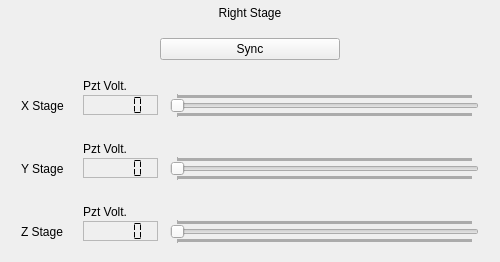
        <widget class="QWidget" name="widget_right" native="true">
         <property name="minimumSize">
          <size>
           <width>500</width>
           <height>0</height>
          </size>
         </property>
         <property name="maximumSize">
          <size>
           <width>16777215</width>
           <height>16777215</height>
          </size>
         </property>
         <layout class="QVBoxLayout" name="verticalLayout_7">
          <property name="spacing">
           <number>0</number>
          </property>
          <property name="leftMargin">
           <number>0</number>
          </property>
          <property name="topMargin">
           <number>0</number>
          </property>
          <property name="rightMargin">
           <number>0</number>
          </property>
          <property name="bottomMargin">
           <number>0</number>
          </property>
          <item>
           <widget class="QLabel" name="label_right">
            <property name="minimumSize">
             <size>
              <width>0</width>
              <height>25</height>
             </size>
            </property>
            <property name="maximumSize">
             <size>
              <width>16777215</width>
              <height>25</height>
             </size>
            </property>
            <property name="font">
             <font>
              <weight>50</weight>
              <bold>false</bold>
             </font>
            </property>
            <property name="text">
             <string>Right Stage</string>
            </property>
            <property name="alignment">
             <set>Qt::AlignCenter</set>
            </property>
           </widget>
          </item>
          <item>
           <widget class="QFrame" name="frame_right">
            <property name="minimumSize">
             <size>
              <width>420</width>
              <height>0</height>
             </size>
            </property>
            <property name="maximumSize">
             <size>
              <width>1666600</width>
              <height>16777215</height>
             </size>
            </property>
            <property name="font">
             <font>
              <weight>50</weight>
              <bold>false</bold>
             </font>
            </property>
            <layout class="QVBoxLayout" name="verticalLayout_17">
             <item>
              <widget class="QWidget" name="widget_13" native="true">
               <property name="minimumSize">
                <size>
                 <width>0</width>
                 <height>30</height>
                </size>
               </property>
               <property name="maximumSize">
                <size>
                 <width>16777215</width>
                 <height>30</height>
                </size>
               </property>
               <layout class="QHBoxLayout" name="horizontalLayout_9">
                <property name="topMargin">
                 <number>0</number>
                </property>
                <property name="bottomMargin">
                 <number>0</number>
                </property>
                <item>
                 <widget class="QPushButton" name="pushButtonsync_right">
                  <property name="minimumSize">
                   <size>
                    <width>180</width>
                    <height>0</height>
                   </size>
                  </property>
                  <property name="maximumSize">
                   <size>
                    <width>180</width>
                    <height>16777215</height>
                   </size>
                  </property>
                  <property name="text">
                   <string>Sync</string>
                  </property>
                 </widget>
                </item>
               </layout>
              </widget>
             </item>
             <item>
              <widget class="QFrame" name="frame_1rightX">
               <property name="frameShape">
                <enum>QFrame::Box</enum>
               </property>
               <property name="frameShadow">
                <enum>QFrame::Sunken</enum>
               </property>
               <property name="lineWidth">
                <number>0</number>
               </property>
               <layout class="QGridLayout" name="gridLayout_4">
                <property name="leftMargin">
                 <number>12</number>
                </property>
                <property name="rightMargin">
                 <number>12</number>
                </property>
                <property name="horizontalSpacing">
                 <number>12</number>
                </property>
                <property name="verticalSpacing">
                 <number>0</number>
                </property>
                <item row="0" column="1">
                 <widget class="QLabel" name="label_32">
                  <property name="text">
                   <string>Pzt Volt.</string>
                  </property>
                 </widget>
                </item>
                <item row="1" column="0">
                 <widget class="QLabel" name="label_1rightX">
                  <property name="minimumSize">
                   <size>
                    <width>50</width>
                    <height>0</height>
                   </size>
                  </property>
                  <property name="maximumSize">
                   <size>
                    <width>50</width>
                    <height>16777215</height>
                   </size>
                  </property>
                  <property name="font">
                   <font>
                    <weight>50</weight>
                    <bold>false</bold>
                   </font>
                  </property>
                  <property name="text">
                   <string>X Stage</string>
                  </property>
                 </widget>
                </item>
                <item row="1" column="1">
                 <widget class="QLCDNumber" name="lcdpiezo_rightX">
                  <property name="minimumSize">
                   <size>
                    <width>75</width>
                    <height>20</height>
                   </size>
                  </property>
                  <property name="maximumSize">
                   <size>
                    <width>75</width>
                    <height>20</height>
                   </size>
                  </property>
                  <property name="font">
                   <font>
                    <weight>50</weight>
                    <bold>false</bold>
                    <underline>false</underline>
                    <strikeout>false</strikeout>
                    <stylestrategy>PreferAntialias</stylestrategy>
                    <kerning>true</kerning>
                   </font>
                  </property>
                  <property name="frameShape">
                   <enum>QFrame::StyledPanel</enum>
                  </property>
                  <property name="frameShadow">
                   <enum>QFrame::Raised</enum>
                  </property>
                  <property name="lineWidth">
                   <number>3</number>
                  </property>
                  <property name="smallDecimalPoint">
                   <bool>false</bool>
                  </property>
                  <property name="segmentStyle">
                   <enum>QLCDNumber::Flat</enum>
                  </property>
                  <property name="intValue" stdset="0">
                   <number>0</number>
                  </property>
                 </widget>
                </item>
                <item row="1" column="2">
                 <widget class="QSlider" name="piezo_rightX">
                  <property name="minimumSize">
                   <size>
                    <width>280</width>
                    <height>0</height>
                   </size>
                  </property>
                  <property name="maximumSize">
                   <size>
                    <width>16777215</width>
                    <height>16777215</height>
                   </size>
                  </property>
                  <property name="maximum">
                   <number>75001</number>
                  </property>
                  <property name="orientation">
                   <enum>Qt::Horizontal</enum>
                  </property>
                  <property name="tickPosition">
                   <enum>QSlider::TicksBothSides</enum>
                  </property>
                  <property name="tickInterval">
                   <number>200</number>
                  </property>
                 </widget>
                </item>
               </layout>
              </widget>
             </item>
             <item>
              <widget class="QFrame" name="frame_1rightY">
               <property name="frameShape">
                <enum>QFrame::Box</enum>
               </property>
               <property name="frameShadow">
                <enum>QFrame::Sunken</enum>
               </property>
               <property name="lineWidth">
                <number>0</number>
               </property>
               <layout class="QGridLayout" name="gridLayout_15">
                <property name="leftMargin">
                 <number>12</number>
                </property>
                <property name="rightMargin">
                 <number>12</number>
                </property>
                <property name="horizontalSpacing">
                 <number>12</number>
                </property>
                <property name="verticalSpacing">
                 <number>0</number>
                </property>
                <item row="0" column="1">
                 <widget class="QLabel" name="label_31">
                  <property name="text">
                   <string>Pzt Volt.</string>
                  </property>
                 </widget>
                </item>
                <item row="1" column="0">
                 <widget class="QLabel" name="label_1rightY">
                  <property name="minimumSize">
                   <size>
                    <width>50</width>
                    <height>0</height>
                   </size>
                  </property>
                  <property name="maximumSize">
                   <size>
                    <width>50</width>
                    <height>16777215</height>
                   </size>
                  </property>
                  <property name="font">
                   <font>
                    <weight>50</weight>
                    <bold>false</bold>
                   </font>
                  </property>
                  <property name="text">
                   <string>Y Stage</string>
                  </property>
                 </widget>
                </item>
                <item row="1" column="1">
                 <widget class="QLCDNumber" name="lcdpiezo_rightY">
                  <property name="minimumSize">
                   <size>
                    <width>75</width>
                    <height>20</height>
                   </size>
                  </property>
                  <property name="maximumSize">
                   <size>
                    <width>75</width>
                    <height>20</height>
                   </size>
                  </property>
                  <property name="font">
                   <font>
                    <weight>50</weight>
                    <bold>false</bold>
                    <underline>false</underline>
                    <strikeout>false</strikeout>
                    <stylestrategy>PreferAntialias</stylestrategy>
                    <kerning>true</kerning>
                   </font>
                  </property>
                  <property name="frameShape">
                   <enum>QFrame::StyledPanel</enum>
                  </property>
                  <property name="frameShadow">
                   <enum>QFrame::Raised</enum>
                  </property>
                  <property name="lineWidth">
                   <number>3</number>
                  </property>
                  <property name="smallDecimalPoint">
                   <bool>false</bool>
                  </property>
                  <property name="segmentStyle">
                   <enum>QLCDNumber::Flat</enum>
                  </property>
                  <property name="intValue" stdset="0">
                   <number>0</number>
                  </property>
                 </widget>
                </item>
                <item row="1" column="2">
                 <widget class="QSlider" name="piezo_rightY">
                  <property name="minimumSize">
                   <size>
                    <width>280</width>
                    <height>0</height>
                   </size>
                  </property>
                  <property name="maximumSize">
                   <size>
                    <width>16777215</width>
                    <height>16777215</height>
                   </size>
                  </property>
                  <property name="maximum">
                   <number>75001</number>
                  </property>
                  <property name="orientation">
                   <enum>Qt::Horizontal</enum>
                  </property>
                  <property name="tickPosition">
                   <enum>QSlider::TicksBothSides</enum>
                  </property>
                  <property name="tickInterval">
                   <number>200</number>
                  </property>
                 </widget>
                </item>
               </layout>
              </widget>
             </item>
             <item>
              <widget class="QFrame" name="frame_1rightZ">
               <property name="frameShape">
                <enum>QFrame::Box</enum>
               </property>
               <property name="frameShadow">
                <enum>QFrame::Sunken</enum>
               </property>
               <property name="lineWidth">
                <number>0</number>
               </property>
               <layout class="QGridLayout" name="gridLayout_16">
                <property name="leftMargin">
                 <number>12</number>
                </property>
                <property name="rightMargin">
                 <number>12</number>
                </property>
                <property name="horizontalSpacing">
                 <number>12</number>
                </property>
                <property name="verticalSpacing">
                 <number>0</number>
                </property>
                <item row="0" column="1">
                 <widget class="QLabel" name="label_29">
                  <property name="text">
                   <string>Pzt Volt.</string>
                  </property>
                 </widget>
                </item>
                <item row="1" column="0">
                 <widget class="QLabel" name="label_1rightZ">
                  <property name="minimumSize">
                   <size>
                    <width>50</width>
                    <height>0</height>
                   </size>
                  </property>
                  <property name="maximumSize">
                   <size>
                    <width>50</width>
                    <height>16777215</height>
                   </size>
                  </property>
                  <property name="font">
                   <font>
                    <weight>50</weight>
                    <bold>false</bold>
                   </font>
                  </property>
                  <property name="text">
                   <string>Z Stage</string>
                  </property>
                 </widget>
                </item>
                <item row="1" column="1">
                 <widget class="QLCDNumber" name="lcdpiezo_rightZ">
                  <property name="enabled">
                   <bool>true</bool>
                  </property>
                  <property name="minimumSize">
                   <size>
                    <width>75</width>
                    <height>20</height>
                   </size>
                  </property>
                  <property name="maximumSize">
                   <size>
                    <width>75</width>
                    <height>20</height>
                   </size>
                  </property>
                  <property name="font">
                   <font>
                    <weight>50</weight>
                    <bold>false</bold>
                    <underline>false</underline>
                    <strikeout>false</strikeout>
                    <stylestrategy>PreferAntialias</stylestrategy>
                    <kerning>true</kerning>
                   </font>
                  </property>
                  <property name="mouseTracking">
                   <bool>false</bool>
                  </property>
                  <property name="frameShape">
                   <enum>QFrame::StyledPanel</enum>
                  </property>
                  <property name="frameShadow">
                   <enum>QFrame::Raised</enum>
                  </property>
                  <property name="lineWidth">
                   <number>3</number>
                  </property>
                  <property name="smallDecimalPoint">
                   <bool>false</bool>
                  </property>
                  <property name="segmentStyle">
                   <enum>QLCDNumber::Flat</enum>
                  </property>
                  <property name="intValue" stdset="0">
                   <number>0</number>
                  </property>
                 </widget>
                </item>
                <item row="1" column="2">
                 <widget class="QSlider" name="piezo_rightZ">
                  <property name="minimumSize">
                   <size>
                    <width>280</width>
                    <height>0</height>
                   </size>
                  </property>
                  <property name="maximumSize">
                   <size>
                    <width>16777215</width>
                    <height>16777215</height>
                   </size>
                  </property>
                  <property name="maximum">
                   <number>75001</number>
                  </property>
                  <property name="orientation">
                   <enum>Qt::Horizontal</enum>
                  </property>
                  <property name="tickPosition">
                   <enum>QSlider::TicksBothSides</enum>
                  </property>
                  <property name="tickInterval">
                   <number>200</number>
                  </property>
                 </widget>
                </item>
               </layout>
              </widget>
             </item>
            </layout>
           </widget>
          </item>
         </layout>
        </widget>
